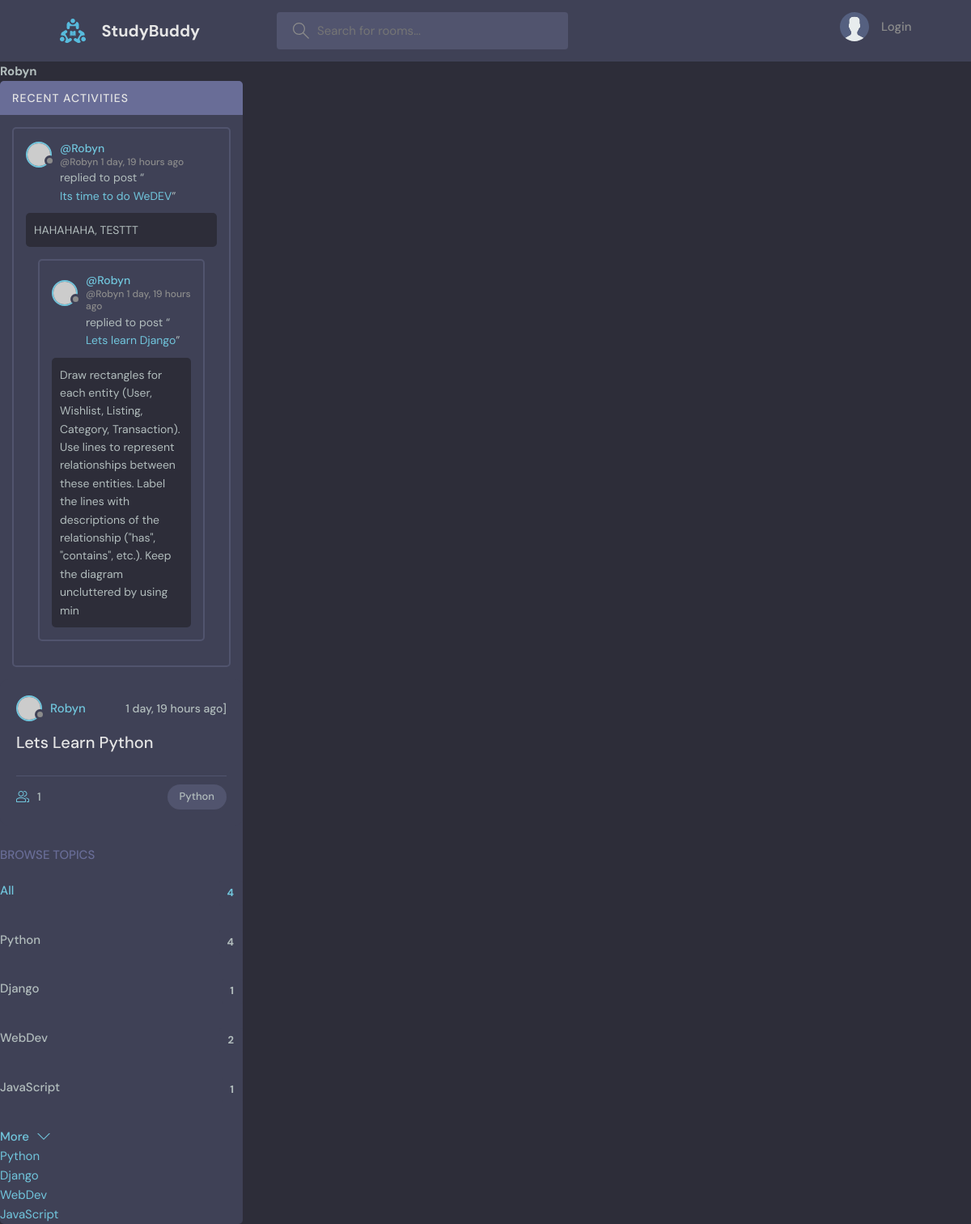
The app's page /profile/2/ with its own data.
### base/models.py (models this page shows, shortened)
class Message(models.Model):
    user = models.ForeignKey(User, on_delete=models.CASCADE)
    room = models.ForeignKey(Room, on_delete=models.CASCADE)
    body = models.TextField()
    updated = models.DateTimeField(auto_now=True)
    created = models.DateTimeField(auto_now_add=True)
    class Meta:
     ordering = ['-created', '-updated']

class Room(models.Model):
    host = models.ForeignKey(User, on_delete=models.SET_NULL, null=True)
    topic= models.ForeignKey(Topic, on_delete=models.SET_NULL, null=True)
    name = models.CharField(max_length=200)
    description = models.TextField(null=True,blank =True)
    participants = models.ManyToManyField(User, related_name='participants', blank=True)
    updated = models.DateTimeField(auto_now=True)
    created = models.DateTimeField(auto_now_add=True)
    class Meta:
        ordering = ['-created', '-updated']
    def __str__(self):
        return self.name

class Topic(models.Model):
    name = models.CharField(max_length=200)
    def __str__(self):
        return self.name

### base/views.py (the view)
# urls.py: path('profile/<str:pk>/', views.userProfile, name="user-profile"),
def userProfile(request, pk):
    user = User.objects.get(id=pk)
    rooms = user.room_set.all()
    room_messages = user.message_set.all()
    topics = Topic.objects.all()
    context ={'user': user, 'rooms': rooms, 'room_messages': room_messages, 'topics': topics}
    return render(request, 'base/profile.html', context)

### base/templates/base/profile.html (shortened to what this page needs)
{% extends 'main.html' %}
{% block content %}
<h1>{{user.username}}</h1>
<div class="profile-container">
    <div>
        {% include 'base/activity_component.html'%}
    </div>
    <div>
        {% include 'base/feed_component.html'%}
    </div>
    <div>
        {% include 'base/topics_component.html'%}
    </div>
</div>
{%endblock content %}

### base/templates/base/activity_component.html (shortened to what this page needs)
<div class="activities">
    <div class="activities__header">
      <h2>Recent Activities</h2>
    </div>
    {%for message in room_messages %}
    <div class="activities__box">
      <div class="activities__boxHeader roomListRoom__header">
        <a href="{%  url 'user-profile' message.user.id%}" class="roomListRoom__author">
          <div class="avatar avatar--small">
            <img src="https://randomuser.me/api/portraits/women/11.jpg" />
          </div>
          <p>
            @{{message.user}}
            <span>@{{message.user}} {{message.created|timesince}} ago</span>
          </p>
        </a>
      </div>
      <div class="activities__boxContent">
        <p>replied to post “<a href="{% url 'room' message.room.id %}">{{message.room}}</a>”</p>
        <div class="activities__boxRoomContent">
          {{message.body}}
        </div>
      </div>
 {%endfor%}
</div>

### base/templates/base/feed_component.html (shortened to what this page needs)
{% for room in rooms %}
<div class="roomListRoom">
  <div class="roomListRoom__header">
    <a href="{% url 'user-profile' room.host.id %}" class="roomListRoom__author">
      <div class="avatar avatar--small">
        <img src="https://randomuser.me/api/portraits/women/11.jpg" />
      </div>
      <span>{{ room.host.username}}</span>
    </a>
    <div class="roomListRoom__actions">
      <span>{{ room.created|timesince }} ago]</span>
    </div>
  </div>
  <div class="roomListRoom__content">
    <a href="{% url 'room' room.id %}">{{room.name}}</a>
  </div>
  <div class="roomListRoom__meta">
    <a href="{% url 'room' room.id %}" class="roomListRoom__joined">
      {{room.participants.all.count}}
    </a>
    <p class="roomListRoom__topic">{{room.topic.name}}</p>
  </div>
</div>
{% endfor %}

### base/templates/base/topics_component.html
<div class="topics">
  <div class="topics__header">
    <h2>Browse Topics</h2>
  </div>
  <ul class="topics__list">
    <li>
      <a href="{% url 'home'%}" class="active">All <span>{{topics.count}}</span></a>
    </li>
    {% for topic in topics %}
    <li>
      <a href="{% url 'home' %}?q={{topic.name}}">{{topic.name}} <span>{{topic.room_set.all.count}}</span></a>
    </li>
    {% endfor %}
  </ul>
  <a class="btn btn--link" href="topics.html">
    More
    <svg version="1.1" xmlns="http://www.w3.org/2000/svg" width="32" height="32" viewBox="0 0 32 32">
      <title>chevron-down</title>
      <path d="M16 21l-13-13h-3l16 16 16-16h-3l-13 13z"></path>
    </svg>
  </a>
</div>
    {% for topic in topics %}
    <div>
      <a href="{% url 'home' %}?q={{topic.name}}">{{topic}}</a>
    {%endfor%}
    </div>

### static/styles/style.css (style rules this page uses)
:root { --color-main: #71c6dd; --color-main-light: #e1f6fb; --color-dark: #3f4156; --color-dark-medium: #51546e; --color-dark-light: #696d97; --color-light: #e5e5e5; --color-gray: #8b8b8b; --color-light-gray: #b2bdbd; --color-bg: #2d2d39; --color-success: #5dd693; --color-error: #fc4b0b; }
* { font-family: "DM Sans", -apple-system, BlinkMacSystemFont, "Segoe UI", Roboto, Oxygen, Ubuntu, Cantarell, "Open Sans", "Helvetica Neue", sans-serif; margin: 0; padding: 0; box-sizing: border-box; text-rendering: optimizeLegibility; font-size: inherit; }
html { font-size: 56.25%; }
@media only screen and (min-width: 1200px) { html { font-size: 62.5%; } }
body { line-height: 1.6; font-weight: 400; font-size: 1.5rem; color: var(--color-light-gray); background-color: var(--color-bg); min-height: 100vh; }
img { width: 100%; }
a { display: inline-block; color: var(--color-main); text-decoration: none; }
.btn { background-color: transparent; border: none; display: inline-flex; align-items: center; gap: 1rem; cursor: pointer; transition: all ease-in-out 0.3s; padding: 1rem 2rem; border-radius: 5px; box-shadow: 1px 1px 3px 1px rgba(0, 0, 0, 0.15); font-weight: 500; }
.btn--link { border-radius: 0; padding: 0; color: var(--color-main); box-shadow: none; }
.btn > svg { fill: currentColor; width: 1.6rem; height: 1.6rem; }
.avatar { position: relative; display: inline-block; border-radius: 50%; border: 2px solid var(--color-main); }
.avatar img { display: block; border-radius: 50%; object-fit: cover; object-position: center; }
.avatar::after { content: ""; display: block; position: absolute; background-color: var(--color-gray); z-index: 111; border-radius: 50%; border: 0.3rem solid var(--color-dark); }
.avatar.avatar--small img { width: 2.8rem; height: 2.8rem; }
.avatar.avatar--small:after { width: 0.7rem; height: 0.7rem; bottom: 0px; right: -6px; }
.topics__header { margin-bottom: 2rem; }
.topics__header h2 { text-transform: uppercase; font-weight: 500; color: var(--color-dark-light); }
.topics__list { list-style: none; }
.topics__list li a { display: flex; justify-content: space-between; margin-bottom: 3rem; font-weight: 500; color: var(--color-light-gray); transition: all 0.3s ease-in-out; }
.topics__list li a.active, .topics__list li a:hover { color: var(--color-main); }
.topics__list li a span { padding: 0.5rem 1rem; background-color: var(--color-dark); border-radius: 3px; font-size: 1.3rem; font-weight: 700; letter-spacing: 1px; }
.roomListRoom { margin-bottom: 2.4rem; background-color: var(--color-dark); border-radius: 1rem; padding: 2rem; }
.roomListRoom__header { display: flex; justify-content: space-between; align-items: center; }
.roomListRoom__author { font-weight: 500; display: flex; align-items: center; gap: 1rem; }
.roomListRoom__actions { display: flex; align-items: flex-start; gap: 1rem; position: relative; }
.roomListRoom__actions span { font-size: 1.4rem; font-weight: 500; }
.roomListRoom__content { margin: 1rem 0; }
.roomListRoom__content a { font-size: 2rem; font-weight: 500; margin-bottom: 1.5rem; color: var(--color-light); transition: all 0.3s ease-in-out; }
.roomListRoom__meta { border-top: 1px solid var(--color-dark-medium); padding-top: 1rem; display: flex; align-items: center; justify-content: space-between; }
.roomListRoom__joined { color: var(--color-light-gray); display: flex; align-items: center; gap: 1rem; font-size: 1.4rem; font-weight: 500; }
.roomListRoom__joined svg { fill: var(--color-main); width: 1.6rem; height: 1.6rem; }
.roomListRoom__topic { padding: 5px 1.5rem; background-color: var(--color-dark-medium); border-radius: 5rem; font-weight: 500; font-size: 1.3rem; }
.activities { background: var(--color-dark); border-radius: 5px; overflow: hidden; }
.activities__header h2 { background-color: var(--color-dark-light); text-transform: uppercase; font-weight: 500; padding: 1rem 1.5rem; color: var(--color-light); letter-spacing: 1px; font-size: 1.4rem; }
.activities__box { margin: 1.5rem; padding: 1.5rem; border: 2px solid var(--color-dark-medium); border-radius: 5px; }
.activities__boxHeader p { font-size: 1.4rem; line-height: 1.3; }
.activities__boxHeader p span { color: var(--color-gray); font-size: 1.2rem; display: block; }
.activities__boxContent { margin-left: 4.2rem; }
.activities__boxContent { font-size: 1.4rem; }
.activities__boxRoomContent { background: var(--color-bg); padding: 1rem; border-radius: 5px; margin-top: 1rem; margin-left: -4.2rem; }

### records on screen
Message: user "Robyn", created "1 day, 19 hours", room "Its time to do WeDEV", body "HAHAHAHA, TESTTT"
Message: user "Robyn", created "1 day, 19 hours", room "Lets learn Django", body "Draw rectangles for each entity (User, Wishlist, Listing, Category, Transaction). Use lines to represent relationships between these entities. Label the lines with descriptions of the relationship (\"has\", \"contains\", etc.). Keep the diagram uncluttered by using min"
Room: host.username "Robyn", created "1 day, 19 hours", name "Lets Learn Python", participants.all.count "1", topic.name "Python"
Topic: name "Python", room_set.all.count "4"
Topic: name "Django", room_set.all.count "1"
Topic: name "WebDev", room_set.all.count "2"
Topic: name "JavaScript", room_set.all.count "1"

### other values on screen
{{ user.username }} "Robyn"
{{ topics.count }} "4"
